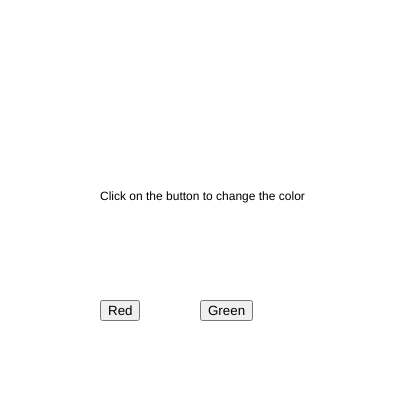
Frame 1 (no input)
Frame 60 (no input): identical to frame 1, image omitted
Frame 120 (the mouse pressed at the canvas centre since frame 60): identical to frame 1, image omitted

The p5.js sketch that drew this single still picture (run headless with seeded random() and noise() and a simulated clock; from frame 60 on, the mouse is pressed at the canvas centre):

// p5.js sketch
// ── sketch.js
var btn_red;
var btn_green;

var r = 255;
var g = 255;
var b = 255;

function redBg(){
  r = 255;
  g = 0 ;
  b=0;
}

function greenBg(){
  r = 0;
  g = 255 ;
  b=0;
}

function setup() {
  createCanvas(400, 400);  

  button1 = createButton("Red");
  button1.position(100,300);
  button1.mousePressed(redBg);

  button2 = createButton("Green")
  button2.position(200,300);
  button2.mousePressed(greenBg);
}

function draw() {

  background(r,g,b);

  text("Click on the button to change the color", width/2 - 100,height/2);
}
